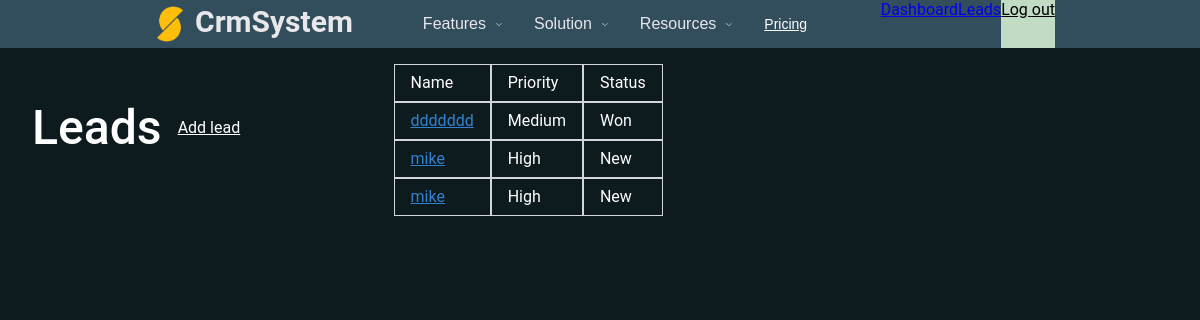
Screenshot of /dashboard/leads/ (signed in) with the database file from the repository.
### lead/models.py (models this page shows, shortened)
class Lead(models.Model):
	LOW = 'low'
	MEDIUM = 'medium'
	HIGH = 'high'
	CHOICES_PRIORITY = (
		(LOW, 'Low'),
		(MEDIUM, 'Medium'),
		(HIGH, 'High'),
	)
	NEW = 'new'
	CONTACTED = 'contacted'
	WON = 'won'
	LOST = 'lost'
	CHOICES_STATUS = (
		(NEW, 'New'),
		(CONTACTED, 'Contacted'),
		(WON, 'Won'),
		(LOST, 'Lost'),
	)
	name = models.CharField(max_length=255)
	email = models.EmailField()
	descriptions = models.TextField(blank=True, null=True)
	priority = models.CharField(max_length=10, choices=CHOICES_PRIORITY, default=MEDIUM)
	status = models.CharField(max_length=10, choices=CHOICES_STATUS, default=NEW)
	converted_to_client = models.BooleanField(default=False)
	created_by = models.ForeignKey(User, related_name='leads', on_delete=models.CASCADE)
	created_at = models.DateTimeField(auto_now_add=True)
	modified_at = models.DateTimeField(auto_now=True)

### lead/views.py (the view)
# urls.py: path("", views.leads_list, name='leads_list'),
@login_required
def leads_list(request):
	leads = Lead.objects.filter(created_by=request.user, converted_to_client=False)
	return render(request, 'lead/leads_list.html', {
		'leads': leads
	})

### templates/lead/leads_list.html (shortened to what this page needs)
{% extends 'core/view/main_page.html' %}
{% block extra_css %}
    <link rel="stylesheet" href="/static/css/lead_list.css">
{% endblock %}
{% block content %}
    <div class="container mx-auto px-4 py-6">
        <h1 class="mb-6 text-2xl text-white font-bold">Leads</h1>
        <div class="flex justify-end mb-6">
            <a href="{% url 'add_lead' %}" class="inline-block py-2 px-4 bg-blue-600 rounded text-white">Add lead</a>
        </div>
        {% if leads %}
            <div class="table w-full">
                <div class="table-row bg-gray-800 text-white font-bold">
                    <p class="table-cell py-2 px-4">Name</p>
                    <p class="table-cell py-2 px-4">Priority</p>
                    <p class="table-cell py-2 px-4">Status</p>
                </div>
                {% for lead in leads %}
                    <div class="table-row">
                        <p class="table-cell py-2 px-4 {% cycle 'bg-gray-100' '' %}">
                            <a href="{% url 'leads_detail' lead.id %}" class="text-blue-600 hover:underline">{{ lead.name }}</a>
                        </p>
                        <p class="table-cell py-2 px-4 {% cycle 'bg-gray-100' '' %}">{{ lead.get_priority_display }}</p>
                        <p class="table-cell py-2 px-4 {% cycle 'bg-gray-100' '' %}">{{ lead.get_status_display }}</p>
                    </div>
                {% endfor %}
            </div>
        {% else %}
            <p class="text-white">There are not leads in the database yet...</p>
        {% endif %}
    </div>
{% endblock %}

### static/css/lead_list.css (style rules this page uses)
.container { max-width: 800px; }
.table-row { display: table-row; }
.table-cell { display: table-cell; border: 1px solid #d2d6dc; padding: 6px 12px; vertical-align: top; }
.bg-gray-100 { background-color: #0D1B1E; }
.bg-gray-800 { background-color: #0D1B1E; }
.text-white { color: #fff; }
.text-blue-600 { color: #3182ce; }
.py-2 { padding-top: 0.5rem; padding-bottom: 0.5rem; }
.px-4 { padding-left: 1rem; padding-right: 1rem; }
.mb-6 { margin-bottom: 1.5rem; }
.table { margin-left: auto; margin-right: auto; }

### static/css/main.css (style rules this page uses)
* { box-sizing: border-box; margin: 0; padding: 0; }
body { margin: 0; min-height: 100%; min-width: 320px; font-family: 'Roboto', sans-serif; text-rendering: optimizeLegibility; font-size: 16px; background-color: #0D1B1E; line-height: 20px; }
* { -webkit-box-sizing: border-box; box-sizing: border-box; }
h1 { font-weight: 500; font-size: 3rem; line-height: 1.25; margin-bottom: 0.5em; margin-top: 0px; color: #fff; }
p { color: #fff; }
.container { display: flex; justify-content: left; align-items: center; margin: 1em; }

### rows the page displays
Lead: name "ddddddd", priority "Medium", status "Won"
Lead: name "mike", priority "High", status "New"
Lead: name "mike", priority "High", status "New"
